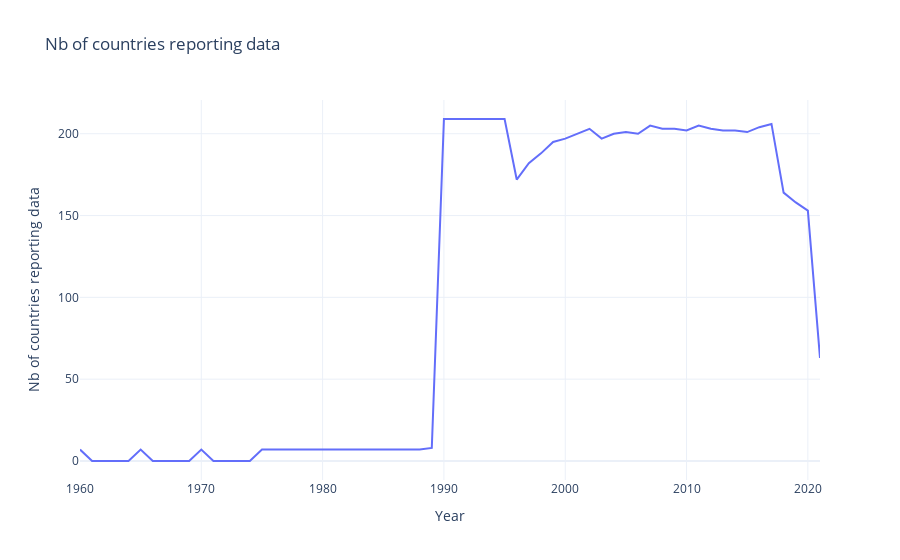

Notebook code for this chart:
### Markdown cell above
### Decide on time span to analize

### Code cell
# Decide on time span to analize
which_years_to_keep = users_metadata.groupby('Year')['Users percentage'].count().reset_index()
which_years_to_keep

# Rename columns
which_years_to_keep.rename(columns={"Users percentage": "Nb of countries reporting data"}, inplace = True)


# VIZ Year vs IT.NET.USER.ZS
fig = px.line(which_years_to_keep, x="Year", y="Nb of countries reporting data", title="Nb of countries reporting data")
fig.show()

### Figure 1 — Plotly figure (JSON) as saved in the notebook; plotly's stock layout.template omitted (floating-point values rounded to 4 significant figures)
{"data": [{"hovertemplate": "Year=%{x}<br>Nb of countries reporting data=%{y}<extra></extra>", "legendgroup": "", "line": {"color": "#636efa", "dash": "solid"}, "marker": {"symbol": "circle"}, "mode": "lines", "name": "", "orientation": "v", "showlegend": false, "type": "scatter", "x": [1960, 1961, 1962, 1963, 1964, 1965, 1966, 1967, 1968, 1969, 1970, 1971, 1972, 1973, 1974, 1975, 1976, 1977, 1978, 1979, 1980, 1981, 1982, 1983, 1984, 1985, 1986, 1987, 1988, 1989, 1990, 1991, 1992, 1993, 1994, 1995, 1996, 1997, 1998, 1999, 2000, 2001, 2002, 2003, 2004, 2005, 2006, 2007, 2008, 2009, 2010, 2011, 2012, 2013, 2014, 2015, 2016, 2017, 2018, 2019, 2020, 2021], "xaxis": "x", "y": [7, 0, 0, 0, 0, 7, 0, 0, 0, 0, 7, 0, 0, 0, 0, 7, 7, 7, 7, 7, 7, 7, 7, 7, 7, 7, 7, 7, 7, 8, 209, 209, 209, 209, 209, 209, 172, 182, 188, 195, 197, 200, 203, 197, 200, 201, 200, 205, 203, 203, 202, 205, 203, 202, 202, 201, 204, 206, 164, 158, 153, 63], "yaxis": "y"}], "layout": {"legend": {"tracegroupgap": 0}, "title": {"text": "Nb of countries reporting data"}, "xaxis": {"anchor": "y", "domain": [0, 1], "title": {"text": "Year"}}, "yaxis": {"anchor": "x", "domain": [0, 1], "title": {"text": "Nb of countries reporting data"}}}}
